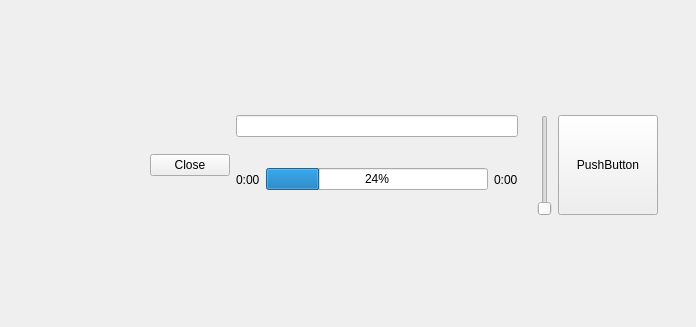
<?xml version="1.0" encoding="UTF-8"?>
<ui version="4.0">
 <class>MainWindow</class>
 <widget class="QMainWindow" name="MainWindow">
  <property name="geometry">
   <rect>
    <x>0</x>
    <y>0</y>
    <width>696</width>
    <height>327</height>
   </rect>
  </property>
  <property name="sizePolicy">
   <sizepolicy hsizetype="Preferred" vsizetype="Minimum">
    <horstretch>0</horstretch>
    <verstretch>0</verstretch>
   </sizepolicy>
  </property>
  <property name="windowTitle">
   <string>MainWindow</string>
  </property>
  <widget class="QWidget" name="centralWidget">
   <property name="sizePolicy">
    <sizepolicy hsizetype="Preferred" vsizetype="Minimum">
     <horstretch>0</horstretch>
     <verstretch>0</verstretch>
    </sizepolicy>
   </property>
   <widget class="QWidget" name="horizontalLayoutWidget">
    <property name="geometry">
     <rect>
      <x>140</x>
      <y>110</y>
      <width>528</width>
      <height>111</height>
     </rect>
    </property>
    <layout class="QHBoxLayout" name="horizontalLayout">
     <property name="leftMargin">
      <number>10</number>
     </property>
     <property name="topMargin">
      <number>5</number>
     </property>
     <property name="rightMargin">
      <number>10</number>
     </property>
     <property name="bottomMargin">
      <number>5</number>
     </property>
     <item>
      <widget class="QPushButton" name="closeButton">
       <property name="text">
        <string>Close</string>
       </property>
      </widget>
     </item>
     <item>
      <layout class="QVBoxLayout" name="verticalLayout">
       <item>
        <widget class="QLineEdit" name="title"/>
       </item>
       <item>
        <layout class="QHBoxLayout" name="horizontalLayout_2">
         <item>
          <widget class="QLabel" name="duration">
           <property name="text">
            <string>0:00</string>
           </property>
          </widget>
         </item>
         <item>
          <widget class="QProgressBar" name="progress">
           <property name="value">
            <number>24</number>
           </property>
          </widget>
         </item>
         <item>
          <widget class="QLabel" name="currentduration">
           <property name="text">
            <string>0:00</string>
           </property>
          </widget>
         </item>
        </layout>
       </item>
      </layout>
     </item>
     <item>
      <widget class="QLabel" name="volumeIcone">
       <property name="text">
        <string/>
       </property>
       <property name="pixmap">
        <pixmap>volume.png</pixmap>
       </property>
      </widget>
     </item>
     <item>
      <widget class="QSlider" name="volumeSlider">
       <property name="orientation">
        <enum>Qt::Vertical</enum>
       </property>
      </widget>
     </item>
     <item>
      <widget class="QPushButton" name="actionButton">
       <property name="minimumSize">
        <size>
         <width>100</width>
         <height>100</height>
        </size>
       </property>
       <property name="text">
        <string>PushButton</string>
       </property>
      </widget>
     </item>
    </layout>
   </widget>
  </widget>
 </widget>
 <layoutdefault spacing="6" margin="11"/>
 <resources/>
 <connections/>
</ui>
